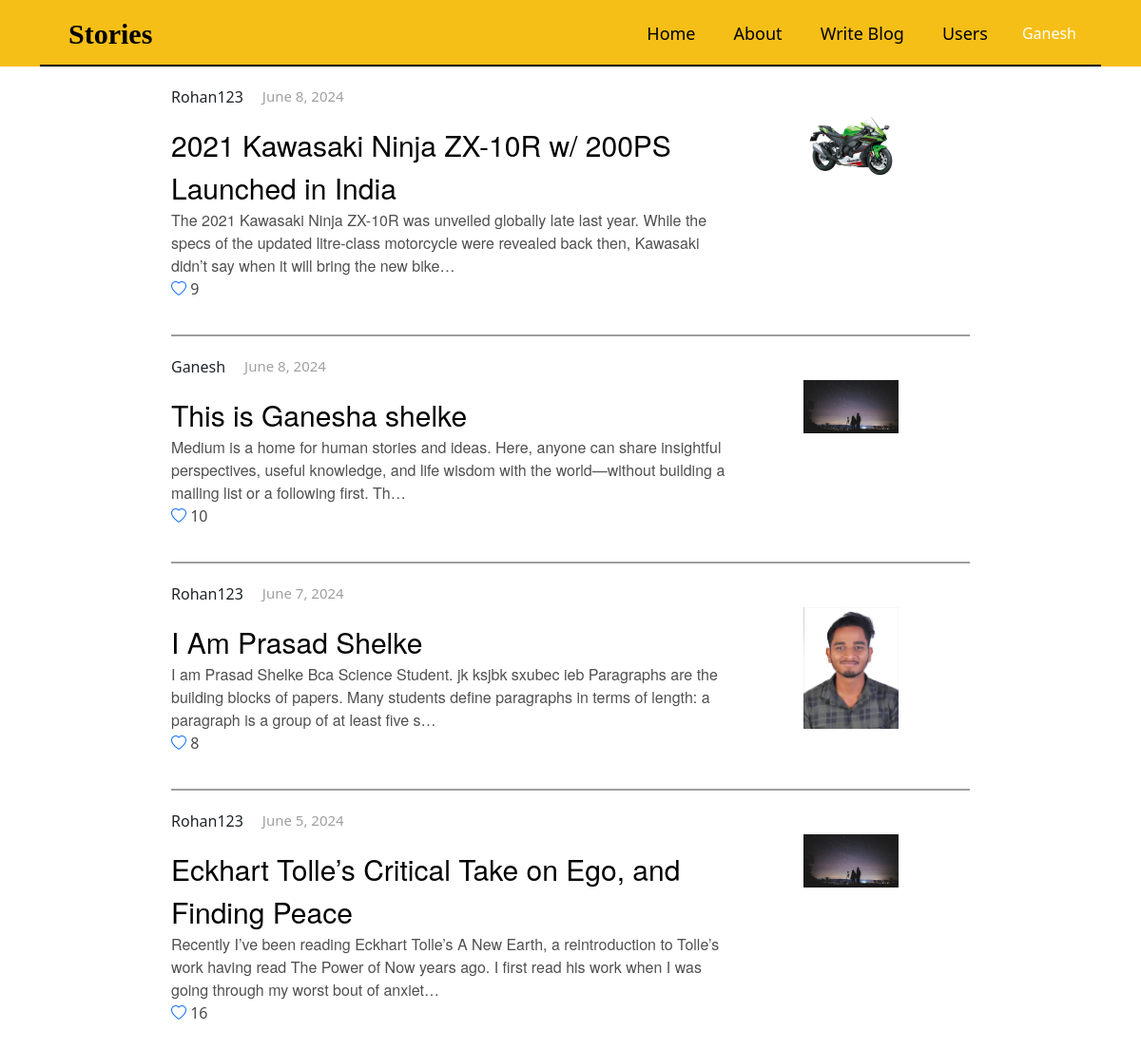
Screenshot of / (signed in) with the database file from the repository.
### Blogs/models.py (models this page shows, shortened)
class BaseModel(models.Model):
  id = models.UUIDField(default=uuid.uuid4, editable=False, primary_key=True)
  created_at = models.DateTimeField(auto_now_add=True)
  updated_at = models.DateTimeField(auto_now=True)
  class Meta:
    abstract = True

class Blog(BaseModel):
  title = models.CharField(max_length=200)
  content = models.TextField()
  author = models.ForeignKey(User, on_delete=models.CASCADE, related_name='blogs')
  blog_image = models.ImageField(upload_to = "public/static/", default="/")
  like_count = models.IntegerField(default=0)
  class Meta:
    ordering = ['-created_at']

### Blogs/views.py (the view)
# urls.py: path('', home, name="Home"),
def home(request):
  blogs = Blog.objects.all()
  context = {'blogs':blogs}
  return render(request, "home.html", context)

### Blogs/templates/home.html (shortened to what this page needs)
{% extends "base.html" %}
{% block start %}
<div class="blog-container">
  {% for blog in blogs %}
  <div class="blog-entry">
    <div class="blog-flex-container">
      <div class="blog-text-container">
        <div class="name-date">
          <p class="blog-username">{{ blog.author.username }}</p>
          <p class="blog-date">{{ blog.created_at|date:"F j, Y" }}</p>
        </div>
        <a href="/displayBlog/{{blog.id}}" class="blog-title">{{ blog.title }}</a><br>
        <a href="/displayBlog/{{blog.id}}" class="blog-content">{{ blog.content | truncatechars:200 }}</a>
        <p class="likecount"><a class="bi bi-heart" href="/displayBlog/{{blog.id}}"></a> {{blog.like_count}}</p>
      </div>
      <div class="blog-image">
        {% if blog.blog_image %}
          <img src="{{ blog.blog_image.url }}">
        {% endif %}
      </div>
    </div>
    {% if not forloop.last %}
    <div class="horizontal-line"></div>
    {% endif %}
  </div>
  {% endfor %}
</div>
{% endblock %}

### Blogs/templates/base.html (shortened to what this page needs)
<!DOCTYPE html>
<html lang="en">
<head>
  <link rel="stylesheet" href="../static/CSS/base.css">
  <link rel="stylesheet" href="../static/CSS/displayPost.css">
  <link href="https://cdn.jsdelivr.net/npm/bootstrap@5.3.3/dist/css/bootstrap.min.css" rel="stylesheet"
>
  <link rel="stylesheet" href="https://cdn.jsdelivr.net/npm/bootstrap-icons@1.3.0/font/bootstrap-icons.css">
</head>
<body>
  <div class="navbar-container">
    <nav class="custom-navbar">
      <a class="custom-navbar-brand" href="/">Stories</a>
      <div class="custom-navbar-right">
        <a href="/">Home</a>
        <a href="/about">About</a>
        <a href="/createBlog">Write Blog</a>
        <a href="/testing">Users</a>
        <div class="dropdown-center">
          {% if request.user.is_authenticated %}
          <div class="nav-item custom-dropdown-container">
            <button class="custom-dropdown-toggle">{{ request.user.username }}</button>
          </div>
          {% else %}
          <a href="/login" class="btn btn-outline-secondary">Get Started</a>
          {% endif %}
        </div>
      </div>
      <div class="custom-navbar-divider"></div>
    </nav>
  </div>
{% block start %}
  {% endblock %}
</body>
</html>

### Blogs/static/CSS/base.css (style rules this page uses)
body { margin: 0; padding: 0; font-family: Arial, sans-serif; background-image: url(); }
.navbar-container { display: flex; background-color: #F6BF17; justify-content: center; width: 100%; }
.custom-navbar { height: 70px; display: flex; background-color: #F6BF17; align-items: center; justify-content: space-between; padding: 0 20px; position: relative; width: 93%; }
.custom-navbar .custom-navbar-brand { font-size: 30px; font-weight: bold; color: rgb(0, 0, 0); text-decoration: none; font-family: gt-super, Georgia, Cambria, "Times New Roman", Times, serif; }
.custom-navbar a { font-size: 18px; color: rgb(0, 0, 0); text-align: center; padding: 0 10px; text-decoration: none; }
.custom-navbar .custom-navbar-right { display: flex; gap: 20px; }
.custom-dropdown-container { position: relative; z-index: 1000; }
.custom-dropdown-toggle { background: none; border: none; cursor: pointer; color: white; }
.custom-navbar-divider { width: 100%; height: 2px; background-color: rgb(0, 0, 0); position: absolute; bottom: 0; left: 0; }
* { scrollbar-width: thin; scrollbar-color: #351919 #c5a0a0; }

### Blogs/static/CSS/displayPost.css (style rules this page uses)
.navbar-container { display: flex; background-color: #F6BF17; justify-content: center; width: 100%; }
.custom-navbar { height: 70px; display: flex; background-color: #F6BF17; align-items: center; justify-content: space-between; padding: 0 20px; position: relative; width: 93%; }
.custom-navbar .custom-navbar-brand { font-size: 30px; font-weight: bold; color: rgb(0, 0, 0); text-decoration: none; font-family: gt-super, Georgia, Cambria, "Times New Roman", Times, serif; }
.custom-navbar a { font-size: 18px; color: rgb(0, 0, 0); text-align: center; padding: 0 10px; text-decoration: none; }
.custom-navbar .custom-navbar-right { display: flex; gap: 20px; }
body { margin: 0; padding: 0; font-family: Arial, sans-serif; background-image: url(); }
.custom-dropdown-container { position: relative; z-index: 1000; }
.custom-dropdown-toggle { background: none; border: none; cursor: pointer; color: white; }
.custom-navbar-divider { width: 100%; height: 2px; background-color: rgb(0, 0, 0); position: absolute; bottom: 0; left: 0; }
* { scrollbar-width: thin; scrollbar-color: #351919 #c5a0a0; }
.blog-username { display: flex; }

### Blogs/templates/home.html (style rules this page uses)
.blog-container { margin: 0 auto; margin-top: 20px; width: 70%; }
.blog-text-container { width: 90%; }
.blog-image { width: 38%; margin-top: 16px; display: flex; justify-content: center; align-items: center; position: relative; }
.blog-image img { max-width: 40%; max-height: auto; margin-top: 10px; }
.blog-flex-container { display: flex; align-items: flex-start; margin-bottom: 20px; }
.horizontal-line { width: 100%; height: 2px; background-color: rgb(158, 158, 158); margin: 20px 0; }
.blog-title { font-size: 30px; color: black; text-decoration: none; font-family: sohne, "Helvetica Neue", Helvetica, Arial, sans-serif; }
.blog-content { text-decoration: none; color: rgb(80, 80, 80); font-family: sohne, "Helvetica Neue", Helvetica, Arial, sans-serif; }
.likecount { color: rgb(73, 73, 73); }
.name-date { display: flex; }
.blog-username { margin-right: 20px; }
.blog-date { color: rgb(160, 160, 160); font-size: 15px; }

### rows the page displays
Blog: author.username "Rohan123", created_at "June 8, 2024", title "2021 Kawasaki Ninja ZX-10R w/ 200PS Launched in India", content "The 2021 Kawasaki Ninja ZX-10R was unveiled globally late last year. While the specs of the updated litre-class motorcycle were revealed back then, Kawasaki didn’t say when it will bring the new bike…", like_count "9", blog_image (picture)
Blog: author.username "Ganesh", created_at "June 8, 2024", title "This is Ganesha shelke", content "Medium is a home for human stories and ideas. Here, anyone can share insightful perspectives, useful knowledge, and life wisdom with the world—without building a mailing list or a following first. Th…", like_count "10", blog_image (picture)
Blog: author.username "Rohan123", created_at "June 7, 2024", title "I Am Prasad Shelke", content "I am Prasad Shelke Bca Science Student. jk ksjbk sxubec ieb Paragraphs are the building blocks of papers. Many students define paragraphs in terms of length: a paragraph is a group of at least five s…", like_count "8", blog_image (picture)
Blog: author.username "Rohan123", created_at "June 5, 2024", title "Eckhart Tolle’s Critical Take on Ego, and Finding Peace", content "Recently I’ve been reading Eckhart Tolle’s A New Earth, a reintroduction to Tolle’s work having read The Power of Now years ago. I first read his work when I was going through my worst bout of anxiet…", like_count "16", blog_image (picture)

### other values shown
{{ request.user.username }} "Ganesh"
